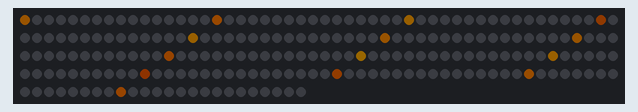
A sketch run on a simulated Arduino Uno, built with avr-gcc and run on an emulated ATmega328P. Parts: 224 RGB LEDs in strip order, left to right, continuing on the next row. Dim RGB values are drawn brighter than linear; random numbers use the default seed unless the sketch sets one.

Above: at 1.1 s.
At 5.01 s:
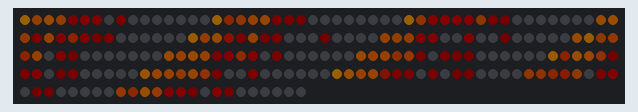
At 8.51 s:
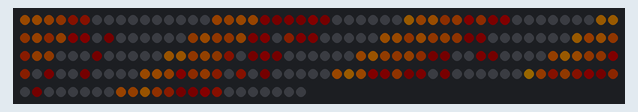
At 19.43 s:
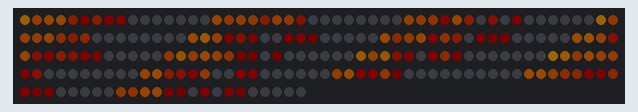
At 28.33 s:
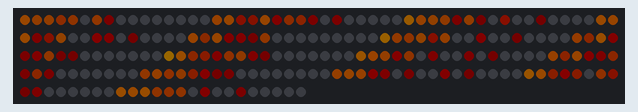
At 39.92 s:
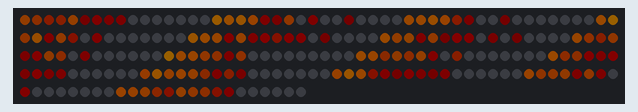

The sketch:

lamp.ino
```cpp
// (licence header left out)
#include "effects/effect.h"  // The abstract effect representation.
#include "effects/fire.h"    // The desired effect implementation.

/**
 * Global variable to keep the effect to be shown.
 */
Effect *effect;

/**
 * Code to be run at start up.
 *
 * This waits for a second to avoid unexpected issues with the hardware when
 * booting, and then sets up the desired effect.
 */
void setup() {
    delay(1000);
    effect = new Fire();
}

/**
 * Code to be repeatedly run forever.
 *
 * This just calls the update method on the effect.
 */
void loop() {
    effect -> update();
}
```

effect.h
```cpp
// (licence header left out)
#ifndef EFFECT_H_
#define EFFECT_H_

#include <avr/pgmspace.h>  // Allow access to PROGMEM.
#include <FastLED.h>       // LED control library.


typedef TProgmemPalette16 ColourPalette;

/**
 * Abstract class for effects to be shown on the circular cylindrical LED
 * matrix.
 */
class Effect {

    public:  ///////////////////////////////////////////////////////////////////////

        /**
         * Define the shape of the matrix. Rows defines the height and cols the diameter.
         */
        static const uint8_t rows = 16, cols = 14;

        /**
         * The total amount of LEDs in the matrix.
         */
        static const uint16_t num_leds = rows * cols;

        /**
         * Abstract method. This updates the contents of the LED matrix.
         */
        virtual void update() = 0;

    protected:  ////////////////////////////////////////////////////////////////////

        /**
         * Constructor. Initialises the LED matrix through the FastLED library.
         */
        Effect() {
            FastLED.addLeds<WS2812, 13, GRB>(this -> buffer, num_leds).setCorrection(TypicalLEDStrip);

            FastLED.setMaxPowerInVoltsAndMilliamps(5, 2000);  // Max 5V, 2A.
            FastLED.setBrightness(0x18);
        }

        /**
         * Get a value from the frame buffer.
         *
         * @param i The row coordinate of the LED.
         * @param j The column coordinate of the LED.
         *
         * @returns The current RGB value.
         *
         * @warning This will not validate the inputs, and using invalid coordinates
         *          results in undefined behaviour.
         */
        CRGB get_led(uint8_t i, uint8_t j) {
            return buffer[index(i, j)];
        }

        /**
         * Set the value of an entry in the frame buffer.
         *
         * @param i The row coordinate of the LED.
         * @param j The column coordinate of the LED.
         * @param colour the colour to be set.
         *
         * @warning This will not validate the inputs, and using invalid coordinates
         *          results in undefined behaviour.
         */
        void set_led(uint8_t i, uint8_t j, CRGB colour) {
            buffer[index(i, j)] = colour;
        }

        /**
         * Set the value of an entry in the frame buffer.
         *
         * @param i The row coordinate of the LED.
         * @param j The column coordinate of the LED.
         * @param colour the colour to be set.
         *
         * @warning This will not validate the inputs, and using invalid coordinates
         *          results in undefined behaviour.
         */
        void set_led(uint8_t i, uint8_t j, uint16_t colour) {
            buffer[index(i, j)] = colour;
        }

        /**
         * Callback interface for the fill method.
         */
        class FillCallback {

            public:

                /**
                 * Callback function.
                 *
                 * @param i The row index.
                 * @param j The column index.
                 *
                 * @returns An RGB colour to be set at the given coordinates.
                 */
                virtual CRGB call(uint8_t i, uint8_t j) = 0;
        };

        /**
         * Helper method that iterates over the LEDs frame buffer and changes its
         * content.
         *
         * @param callback A function that receives the coordinates of an LED and returns
         *                 the colour to be set.
         */
        void fill(FillCallback *callback) {
            for(uint8_t i = 0; i < rows; ++i) {
                for(uint8_t j = 0; j < cols; ++j) {
                    set_led(i, j, callback -> call(i, j));
                }
            }
        }

        /**
         * Helper method that fills all of the frame buffer with a single colour.
         *
         * @param colour The colour to be used.
         */
        void fill(CRGB colour) {
            for(uint8_t i = 0; i < rows; ++i) {
                for(uint8_t j = 0; j < cols; ++j) {
                    set_led(i, j, colour);
                }
            }
        }

        /**
         * Take the current contents on the frame buffer and display it on the real LED
         * matrix.
         *
         * @param fps This defines the frequency at which the display will be updated by
         *            halting execution momentarily.
         */
        void show(uint8_t fps) {
            FastLED.show();
            FastLED.delay(1000 / fps);
        }

        /**
         * Use linear blending to interpolate 256 colours from a 16 colour palette.
         *
         * @param palette The colour palette to be interpolated.
         * @param index The virtual index for the colour to be computed.
         */
        static CRGB interpolate_colour(CRGBPalette16 palette, uint8_t index) {
            return ColorFromPalette(palette, index, 0xFF, LINEARBLEND);
        }

    private:  //////////////////////////////////////////////////////////////////////

        /**
         * The frame buffer which will hold the information to be shown on next update.
         */
        CRGB buffer[num_leds] = { };  // Initialise the buffer with black.

        /**
         * Compute the linear coordinate of an LED in the buffer based on its real
         * position.
         *
         * @param i The row coordinate of the LED.
         * @param j The column coordinate of the LED.
         *
         * @warning This will not validate the inputs, and using invalid coordinates
         *          results in undefined behaviour.
         */
        static uint16_t index(uint8_t i, uint8_t j) {
            return ((uint16_t) i) + ((uint16_t) j) * ((uint16_t) rows);
        }
};

#endif  // EFFECT_H_
```

fire.h
```cpp
// (licence header left out)
#ifndef FIRE_H_
#define FIRE_H_

#include "effect.h"  // Abstract effect structure.


/**
 * Fire effect implementation intended for a circular cylindrical LED matrix.
 */
class Fire : public Effect {

    public:  ///////////////////////////////////////////////////////////////////////

        /**
         * Destructor. Free up resources.
         */
        ~Fire() {
            delete callback;
        }

        /**
         * Update the contents of the LED matrix.
         */
        void update() {
            fill(callback);
            show(30);  // Show changes and keep the code to ~30 FPS.
            callback -> update();
        }

    private:  //////////////////////////////////////////////////////////////////////

        /**
         * The fire-ish colour palette.
         */
        static const ColourPalette palette PROGMEM;

        /**
         * Get a colour from the palette.
         */
        static CRGB get_colour(uint8_t index) {
            return interpolate_colour(palette, index);
        }

        /**
         * Effect callback that will compute and show the fire.
         */
        class Callback : public FillCallback {

            public:

                /**
                 * Callback function. Shows the fire animation.
                 *
                 * @param i The row index.
                 * @param j The column index.
                 *
                 * @returns An RGB colour to be set at the given coordinates.
                 */
                CRGB call(uint8_t i, uint8_t j) {
                    return get_colour(fire[index(i, j)]);
                }

                /**
                 * Create the next frame of the fire-like animation.
                 */
                void update() {
                    // Shift all rows up and "decay" the colours.
                    for(uint8_t i = rows - 1; i > 0;--i) {
                        for(uint8_t j = 0; j < cols; ++j) {
                            fire[index(i, j)] = qadd8(fire[index(i - 1, j)], 0x1F) - 0x0F;
                        }
                    }

                    // Create a new random bottom row.
                    for(uint8_t j = 0; j < cols; ++j) {
                        fire[index(0, j)] = random8(0x20, 0x90);
                    }
                }

            private:

                /**
                 * An array with the info to be shown. Contents are indices to be used with the
                 * colour palette.
                 */
                uint8_t fire[num_leds] = {  // Initialise to a dark background.
                    0xF0, 0xF0, 0xF0, 0xF0, 0xF0, 0xF0, 0xF0, 0xF0, 0xF0, 0xF0, 0xF0, 0xF0, 0xF0, 0xF0,
                    0xF0, 0xF0, 0xF0, 0xF0, 0xF0, 0xF0, 0xF0, 0xF0, 0xF0, 0xF0, 0xF0, 0xF0, 0xF0, 0xF0,
                    0xF0, 0xF0, 0xF0, 0xF0, 0xF0, 0xF0, 0xF0, 0xF0, 0xF0, 0xF0, 0xF0, 0xF0, 0xF0, 0xF0,
                    0xF0, 0xF0, 0xF0, 0xF0, 0xF0, 0xF0, 0xF0, 0xF0, 0xF0, 0xF0, 0xF0, 0xF0, 0xF0, 0xF0,
                    0xF0, 0xF0, 0xF0, 0xF0, 0xF0, 0xF0, 0xF0, 0xF0, 0xF0, 0xF0, 0xF0, 0xF0, 0xF0, 0xF0,
                    0xF0, 0xF0, 0xF0, 0xF0, 0xF0, 0xF0, 0xF0, 0xF0, 0xF0, 0xF0, 0xF0, 0xF0, 0xF0, 0xF0,
                    0xF0, 0xF0, 0xF0, 0xF0, 0xF0, 0xF0, 0xF0, 0xF0, 0xF0, 0xF0, 0xF0, 0xF0, 0xF0, 0xF0,
                    0xF0, 0xF0, 0xF0, 0xF0, 0xF0, 0xF0, 0xF0, 0xF0, 0xF0, 0xF0, 0xF0, 0xF0, 0xF0, 0xF0,
                    0xF0, 0xF0, 0xF0, 0xF0, 0xF0, 0xF0, 0xF0, 0xF0, 0xF0, 0xF0, 0xF0, 0xF0, 0xF0, 0xF0,
                    0xF0, 0xF0, 0xF0, 0xF0, 0xF0, 0xF0, 0xF0, 0xF0, 0xF0, 0xF0, 0xF0, 0xF0, 0xF0, 0xF0,
                    0xF0, 0xF0, 0xF0, 0xF0, 0xF0, 0xF0, 0xF0, 0xF0, 0xF0, 0xF0, 0xF0, 0xF0, 0xF0, 0xF0,
                    0xF0, 0xF0, 0xF0, 0xF0, 0xF0, 0xF0, 0xF0, 0xF0, 0xF0, 0xF0, 0xF0, 0xF0, 0xF0, 0xF0,
                    0xF0, 0xF0, 0xF0, 0xF0, 0xF0, 0xF0, 0xF0, 0xF0, 0xF0, 0xF0, 0xF0, 0xF0, 0xF0, 0xF0,
                    0xF0, 0xF0, 0xF0, 0xF0, 0xF0, 0xF0, 0xF0, 0xF0, 0xF0, 0xF0, 0xF0, 0xF0, 0xF0, 0xF0,
                    0xF0, 0xF0, 0xF0, 0xF0, 0xF0, 0xF0, 0xF0, 0xF0, 0xF0, 0xF0, 0xF0, 0xF0, 0xF0, 0xF0,
                    0xF0, 0xF0, 0xF0, 0xF0, 0xF0, 0xF0, 0xF0, 0xF0, 0xF0, 0xF0, 0xF0, 0xF0, 0xF0, 0xF0,
                 };

                /**
                 * Compute the linear coordinate of a pixel in the array based on its real
                 * position.
                 *
                 * @param i The row coordinate of the pixel.
                 * @param j The column coordinate of the pixel.
                 *
                 * @warning This will not validate the inputs, and using invalid coordinates
                 *          results in undefined behaviour.
                 */
                static uint16_t index(uint8_t i, uint8_t j) {
                    return ((uint16_t) i) + ((uint16_t) j) * ((uint16_t) rows);
                }
        };

        /**
         * The callback instance to be sent to the parent class.
         */
        Callback * const callback = new Callback();
};

// Populate the contents of the colour palette.
const ColourPalette Fire::palette PROGMEM = {
    0xFFD033, 0xFFBE33, 0xFEAE01, 0xFE9A01,
    0xFE8F01, 0xFA7D01, 0xEF7101, 0xD86001,
    0xAF4A01, 0x923701, 0x651802, 0x470202,
    0x2E0001, 0x140101, 0x070101, 0x050000,
};

#endif  // FIRE_H_
```
